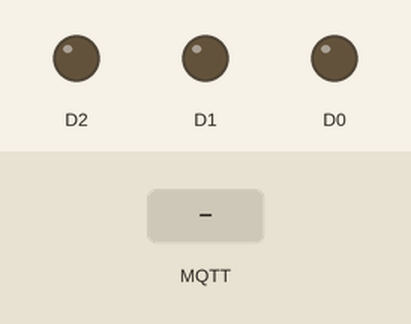
This sketch was run on a simulated ESP8266 (NodeMCU). Shown: output pins drawn as LEDs (lit = HIGH). The test bench sets the inputs (shaded band). WiFi joins after 1.5 s; servers stay silent unless stated; random numbers use the default seed unless the sketch sets one; EEPROM starts erased; no MQTT or app messages arrive unless stated; what the sketch prints to the serial monitor is not drawn.

Above: at 2.7 s.
2.8 s: MQTT message "esp4/LED_blau" arrives on the first subscribed topic
At 4.0 s:
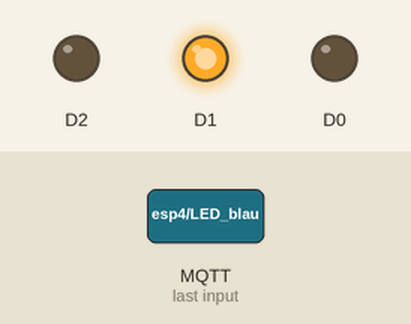
4.3 s: MQTT message "esp4/LED_gruen" arrives on the first subscribed topic
At 5.1 s:
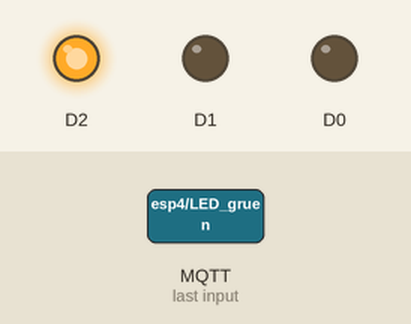
5.8 s: MQTT message "esp4/LED_rot_gruen" arrives on the first subscribed topic
At 6.5 s:
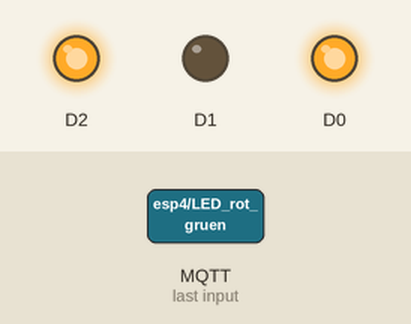
7.3 s: MQTT message "esp4/LED_rot_blau" arrives on the first subscribed topic
At 8.5 s:
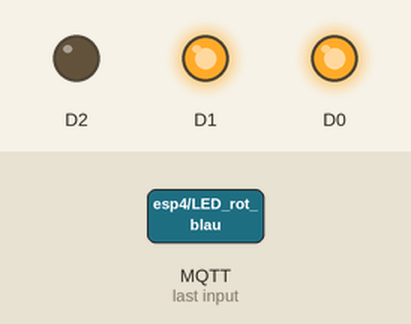
8.8 s: MQTT message "esp4/LED_rot" arrives on the second subscribed topic
At 9.8 s:
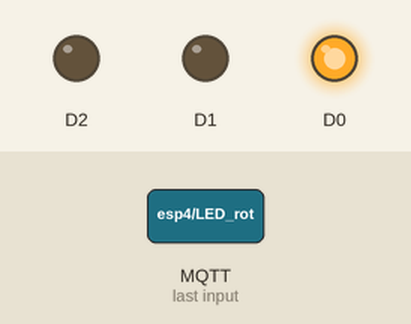
Timing chart, 0 to 11.3 s (numbered marks = the images above; inputs shaded):
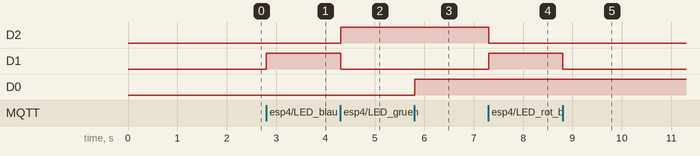

The sketch:

LED_Handy.ino
```cpp
#include <ESP8266WiFi.h>
#include <PubSubClient.h>
#include <Wire.h>
#include <EEPROM.h>


//----------------------------------------------------------------------------------------------------------------------

#define wifi_ssid "WGBums"
#define wifi_password "Kartoffelbrei1337"
#define mqtt_server "192.168.0.59"


//----------------------------------------------------------------------------------------------------------------------


WiFiClient espClient;
PubSubClient client(espClient);

bool status;
int value[2];

//----------------------------------------------------------------------------------------------------------------------

 void setup() {
  Serial.begin(9600);
  EEPROM.begin(3);

  setup_wifi();
  client.setServer(mqtt_server, 1883);
  client.setCallback(callback);

  pinMode(D0, OUTPUT);
  pinMode(D1, OUTPUT);
  pinMode(D2, OUTPUT);


 }
//----------------------------------------------------------------------------------------------------------------------
void reconnect() {
  // Loop until we're reconnected
  while (!client.connected()) {
    Serial.print("Attempting MQTT connection...");
    // Create a random client ID
    String clientId= "ESP8266-";
    clientId += String(random(0xffff), HEX);
    // Attempt to connect
    if (client.connect(clientId.c_str()))  {
      Serial.println("connected");
      // Once connected, publish an announcement...

      // ... and resubscribe
      client.subscribe("esp4/LED_rot");
      client.subscribe("esp4/LED_blau");
      client.subscribe("esp4/LED_gruen");
      client.subscribe("esp4/LED_rot_gruen");
      client.subscribe("esp4/LED_rot_blau");
      client.subscribe("esp4/LED_gruen_blau");


    } else {
        Serial.print("failed, rc=");
        Serial.print(client.state());
        Serial.println(" try again in 5 seconds");
        // Wait 5 seconds before retrying
        delay(5000);
      }
   }
}
//----------------------------------------------------------------------------------------------------------------------

 void loop() {


  if (!client.connected()) {
    reconnect();
  }
  client.loop();


 }
//----------------------------------------------------------------------------------------------------------------------
 void setup_wifi() {
  delay(10);
  // We start by connecting to a WiFi network
  Serial.println();
  Serial.print("Connecting to ");
  Serial.println(wifi_ssid);
  WiFi.begin(wifi_ssid, wifi_password);
  while (WiFi.status() != WL_CONNECTED) {
   Serial.print(".");
   delay(500);
  }
  Serial.println("");
  Serial.println("WiFi connected");
  Serial.println("IP address: ");
  Serial.println(WiFi.localIP());
 }
 //----------------------------------------------------------------------------------------------------------------------
  void callback(char* topic, byte* message, unsigned int length) {

  Serial.print("Message arrived on topic: ");
  Serial.print(topic);
  Serial.print(". Message: ");
  String messageTemp;

  for (int i = 0; i < length; i++) {
    Serial.print((char)message[i]);
    messageTemp += (char)message[i];
  }
  Serial.println();

      client.subscribe("esp4/LED_rot");
      client.subscribe("esp4/LED_blau");
      client.subscribe("esp4/LED_gruen");
      client.subscribe("esp4/LED_rot_gruen");
      client.subscribe("esp4/LED_rot_blau");
      client.subscribe("esp4/LED_gruen_blau");
      client.subscribe("esp4/LED_rot_gruen_blau");


if (strcmp(topic,"esp4/LED_rot")) {
      if(messageTemp =="esp4/LED_rot"){

      digitalWrite(D0, HIGH);
      digitalWrite(D1, LOW);
      digitalWrite(D2, LOW);
      }

      }

    if (strcmp(topic,"esp4/LED_blau")) {
      if(messageTemp =="esp4/LED_blau"){

      digitalWrite(D0, LOW);
      digitalWrite(D1, HIGH);
      digitalWrite(D2, LOW);

      }

    }

    if (strcmp(topic,"esp4/LED_gruen")) {
      if(messageTemp =="esp4/LED_gruen"){

      digitalWrite(D0, LOW);
      digitalWrite(D1, LOW);
      digitalWrite(D2, HIGH);

      }
      }

    if (strcmp(topic,"esp4/LED_rot_gruen")) {
      if(messageTemp =="esp4/LED_rot_gruen"){

      digitalWrite(D0, HIGH);
      digitalWrite(D1, LOW);
      digitalWrite(D2, HIGH);
      }
      }

    if (strcmp(topic,"esp4/LED_rot_blau")) {
      if(messageTemp =="esp4/LED_rot_blau"){

      digitalWrite(D0, HIGH);
      digitalWrite(D1, HIGH);
      digitalWrite(D2, LOW);
      }
    }

    if (strcmp(topic,"esp4/LED_rot_blau_gruen")) {
       if(messageTemp =="esp4/LED_rot_blau_gruen"){

      digitalWrite(D0, HIGH);
      digitalWrite(D1, HIGH);
      digitalWrite(D2, HIGH);
      }
    }

    if (strcmp(topic,"esp4/aus")) {
      if(messageTemp =="esp4/aus"){


      digitalWrite(D0, LOW);
      digitalWrite(D1, LOW);
      digitalWrite(D2, LOW);
      }
    }


  }


  
```

Measured:
- after the input at 2.8 s, D1: LOW → HIGH at once
- after the input at 4.3 s, D2: LOW → HIGH at once; D1: HIGH → LOW at once
- after the input at 5.8 s, D0: LOW → HIGH at once
- after the input at 7.3 s, D2: HIGH → LOW at once; D1: LOW → HIGH at once
- after the input at 8.8 s, D1: HIGH → LOW at once
